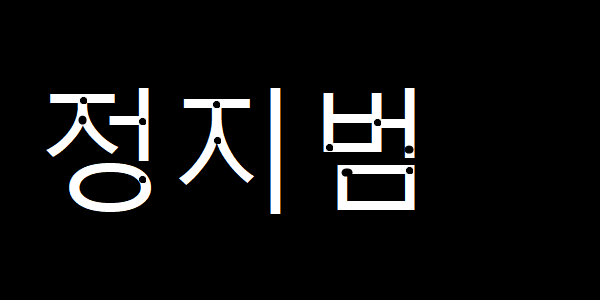
#> input picture Inflearn_ImageProcessing/dilate.png, 600 x 300 px
$ jupyter execute '14. 이미지 변환 (팽창).ipynb'
#> lines starting #> are read from the running program, lines starting #| are printed output that depends on the picture
# 이미지 변환 (팽창)

## 이미지를 확장하여 작은 구멍을 채움
흰색 영역의 외각 픽셀 주변에 흰색을 추가

[cell 1]
import cv2
import numpy as np

kernel = np.ones((3,3), dtype=np.uint8)

img = cv2.imread('dilate.png', cv2.IMREAD_GRAYSCALE)
#> img: shape (300, 600); min 0, max 255, mean 16.4
dilate1 = cv2.dilate(img, kernel, iterations=1) # 반복 횟수
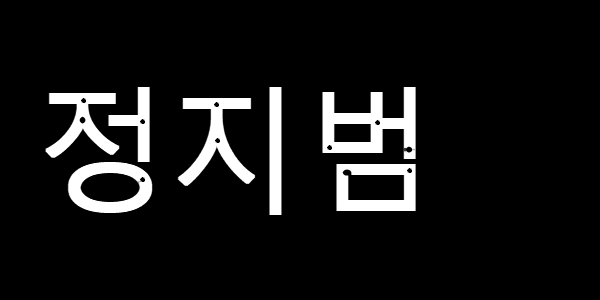
#> dilate1: shape (300, 600); min 0, max 255, mean 20.9
dilate2 = cv2.dilate(img, kernel, iterations=2) # 반복 횟수
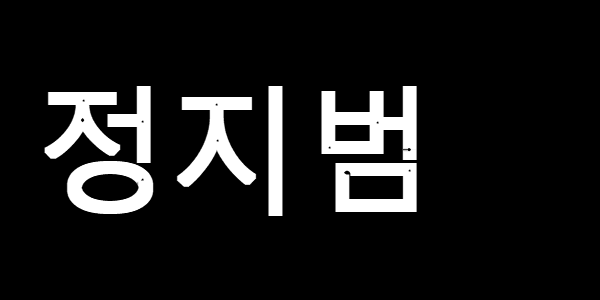
#> dilate2: shape (300, 600); min 0, max 255, mean 25.3
dilate3 = cv2.dilate(img, kernel, iterations=3) # 반복 횟수
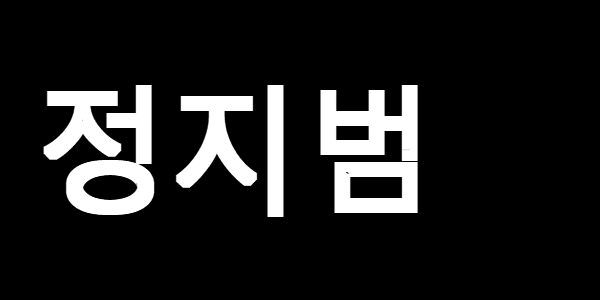
#> dilate3: shape (300, 600); min 0, max 255, mean 29.5

cv2.imshow('gray',img)
cv2.imshow('dilate1',dilate1)
cv2.imshow('dilate2',dilate2)
cv2.imshow('dilate3',dilate3)
cv2.waitKey(0)
cv2.destroyAllWindows()

$ run again, with Inflearn_ImageProcessing/card.png copied over Inflearn_ImageProcessing/dilate.png
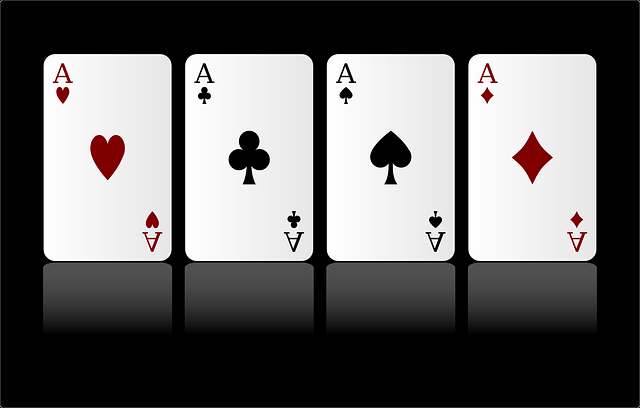
#> input picture Inflearn_ImageProcessing/card.png, 640 x 408 px
#> `dilate2 = cv2.dilate(img, kernel, iterations=2)`:
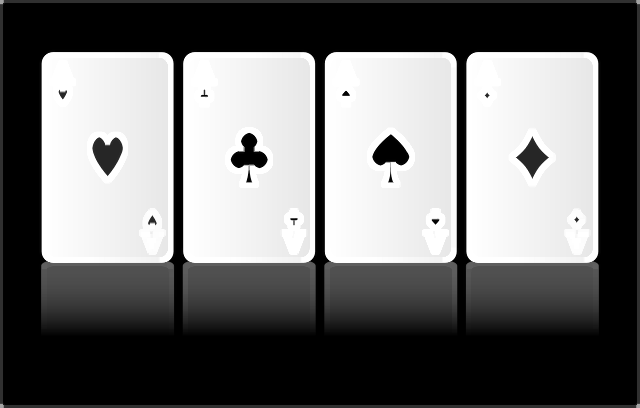
#> dilate2: shape (408, 640); min 0, max 255, mean 111.2
#> `dilate3 = cv2.dilate(img, kernel, iterations=3)`:
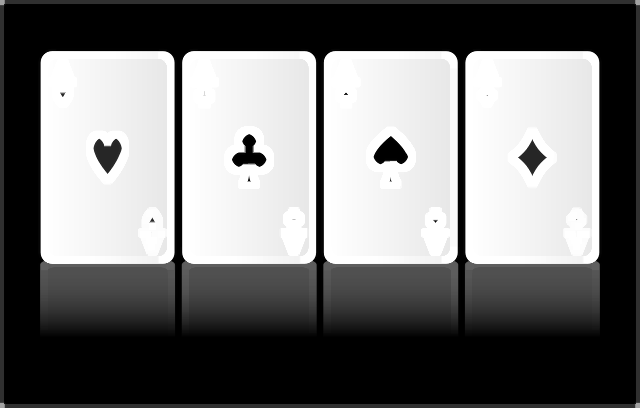
#> dilate3: shape (408, 640); min 0, max 255, mean 115.4
